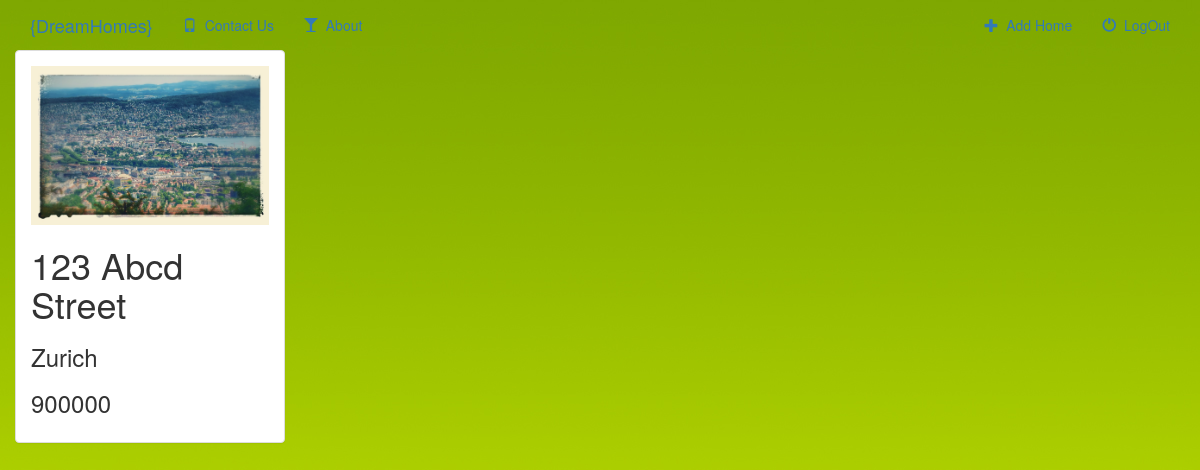
Page /index/1/ on the committed database.
### index/models.py (models this page shows, shortened)
class Home(models.Model):
    home_pic = models.FileField(name=None)
    street = models.CharField(max_length=250)
    city = models.CharField(max_length=100)
    price = models.IntegerField()

### index/views.py (the view)
# urls.py: url(r'^(?P<pk>[0-9]+)/$', views.DetailView.as_view(), name='detail'),
class DetailView(generic.DetailView):
    model = Home
    template_name = 'index/detail.html'

### index/templates/index/detail.html
{% extends 'index/base.html' %}
{% block body %}
  <div class="col-sm-4 col-md-3">
      <div class="panel panel-default">
          <div class="panel-body">
              <a href="{% url 'index:detail' home.id %}">
                  <img src="{{home.home_pic.url}}" class="img-responsive">
              </a>
              <h1>{{home.street}}</h1>
              <h3>{{home.city}}<h3>
              <h3>{{home.price}}
          </div>
      </div>
  </div>
{% endblock %}

### index/static/index/style.css (style rules this page uses)
Body { background: white url("images/background.jpg") }

### rows in the picture
Home: home_pic (picture), street "123 Abcd Street", city "Zurich", price "900000"
